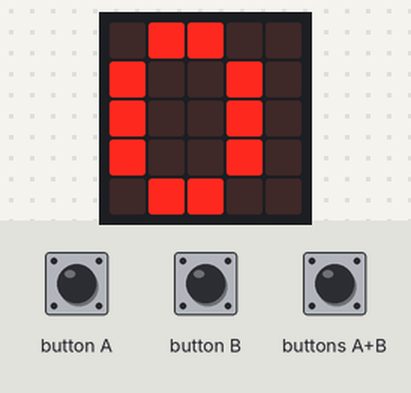
The program below on a simulated BBC micro:bit (MakeCode). On the bench: the board's 5×5 LED display. The test bench sets the inputs (shaded band).

Above: at 0.1 s.
2.0 s: button A pressed for 0.15 s
At 3.3 s:
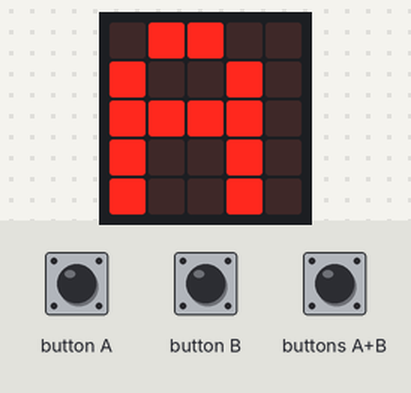
3.6 s: button B pressed for 0.15 s
At 4.8 s:
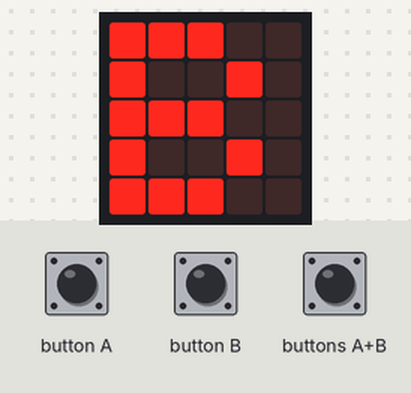
5.2 s: buttons A+B pressed for 0.15 s
At 6.0 s:
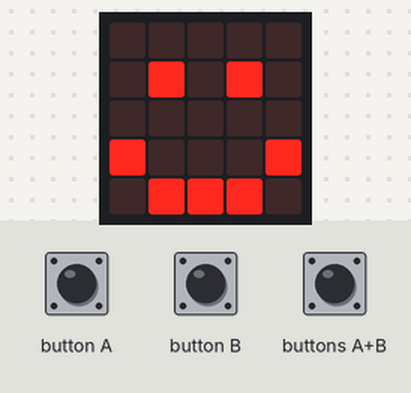
Timing chart, 0 to 8.2 s (numbered marks = the images above; inputs shaded):
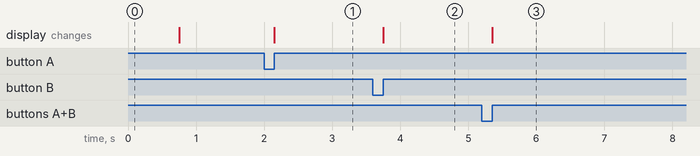

Measured:
- after the input at 2.0 s, the display: changes after 0.15 s (image 1)
- after the input at 3.6 s, the display: changes after 0.15 s (image 2)
- after the input at 5.2 s, the display: changes after 0.15 s (image 3)

The program:

main.ts
```typescript
input.onButtonPressed(Button.A, function () {
    basic.showString("A")
})
input.onButtonPressed(Button.AB, function () {
    basic.showIcon(IconNames.Happy)
})
input.onButtonPressed(Button.B, function () {
    basic.showString("B")
})
basic.showNumber(0)
basic.clearScreen()
basic.forever(function () {

})
```

test.ts
```typescript
// 在此处测试；当此软件包作为插件使用时，将不会编译此软件包。
```
